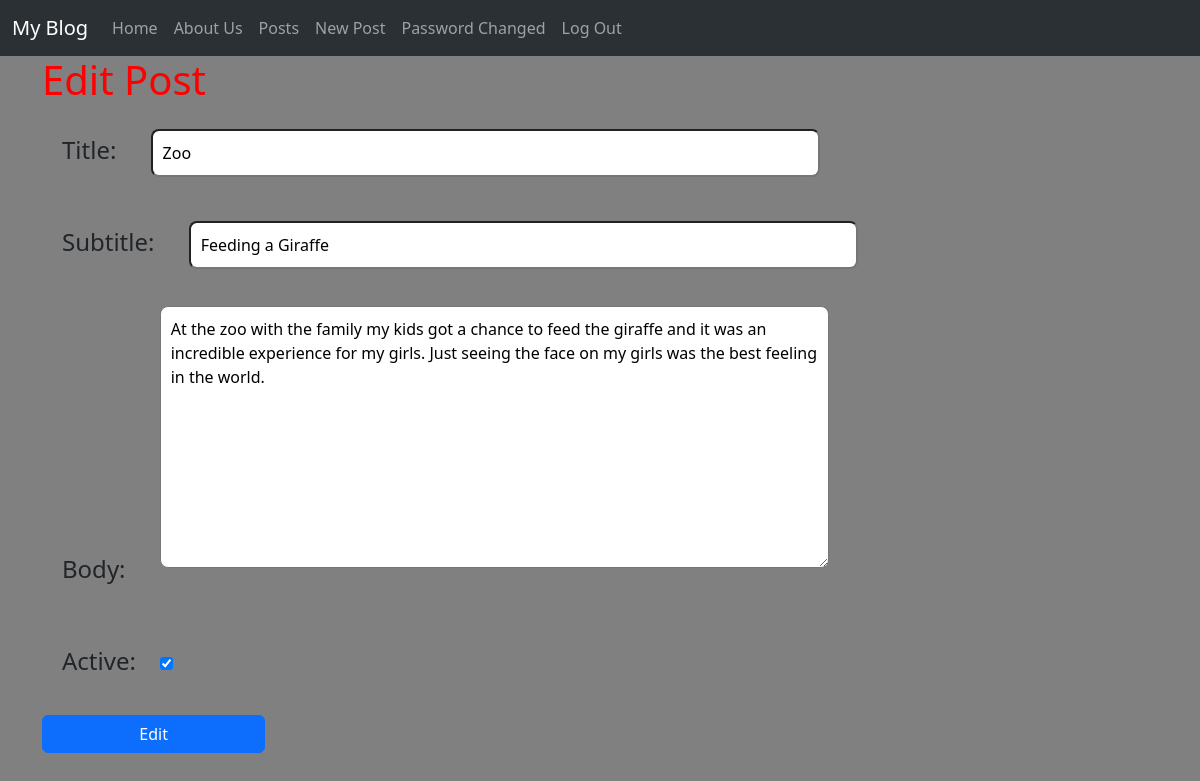
Page /posts/3/edit/ (signed in) on the committed database.
### posts/models.py (models this page shows, shortened)
class Post(models.Model):
    title = models.CharField(max_length=128)
    subtitle = models.CharField(max_length=128)
    author = models.ForeignKey(
        'auth.User',
        on_delete=models.CASCADE
    )
    body = models.TextField()
    created_on = models.DateTimeField(auto_now_add=True)
    active = models.BooleanField(default=True)

### posts/views.py (the view)
# urls.py: path("<int:pk>/edit/", PostUpdateView.as_view(), name="edit"),
class PostUpdateView(LoginRequiredMixin, UserPassesTestMixin, UpdateView):
    template_name = "posts/edit.html"
    model =Post
    fields = ["title", "subtitle", "body", "active"]
    def test_func(self):
        user = self.request.user
        post = self.get_object()
        return user ==post.author

### templates/posts/edit.html (shortened to what this page needs)
{% extends 'base.html' %}
{% load static %}
{% block content %}
<h1>Edit Post</h1>
<form methods="POST">
    {{ form.as_p }}
    <input type="submit" value="Edit" class="btn btn-primary">
</form>
{% endblock content %}

### static/css/base.css (style rules this page uses)
h1 { color: red; }
.btn { width: 20%; }
label { font-size: 24px; margin: 10px; padding: 10px; }
#id_title, #id_subtitle, #id_body { width: 60%; padding: 10px; margin: 10px; border-radius: 8px; }
body { background-color: gray; }

### rows in the picture
Post: title "Zoo", subtitle "Feeding a Giraffe", body "At the zoo with the family my kids got a chance to feed the giraffe and it was an incredible experience for my girls. Just seeing the face on my girls was the best feeling in the world.", active "☑"
